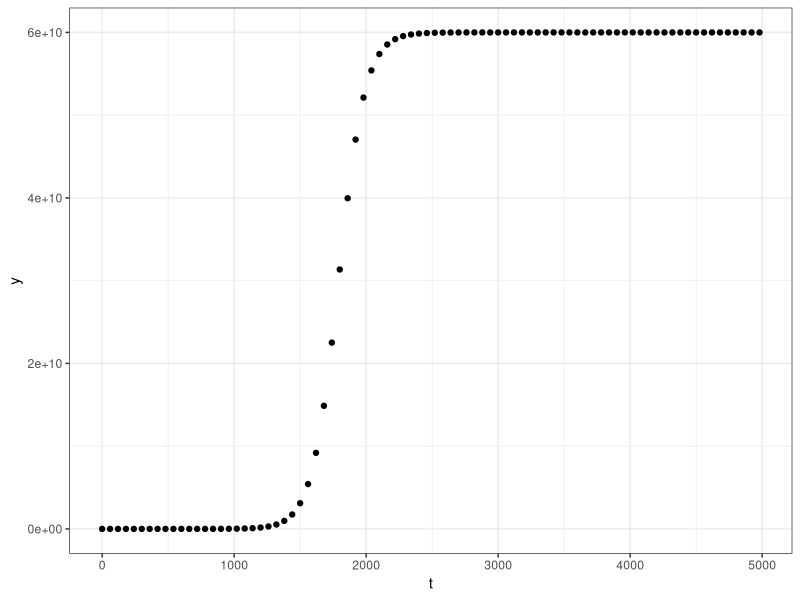
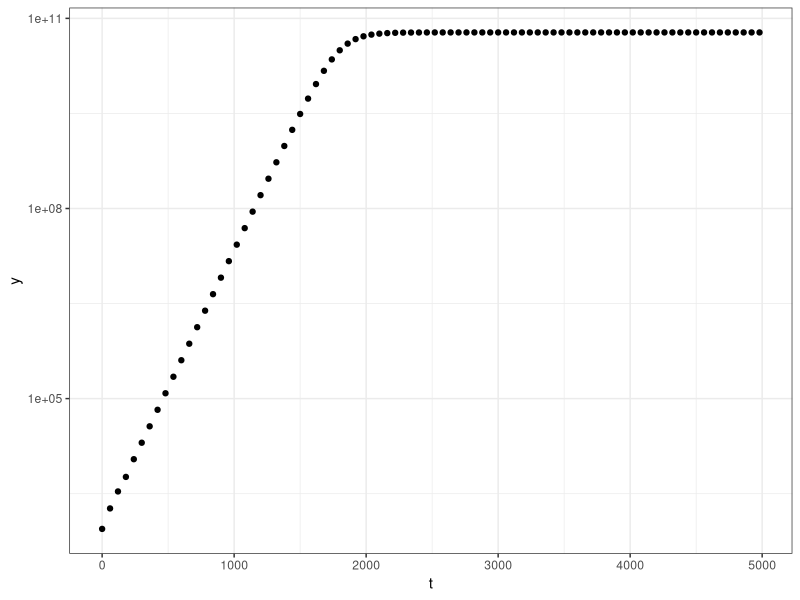

These charts were generated, in order, by the following R code:
#Script to plot the logistic growth data

growth_data <- read.csv("experiment.csv")

install.packages("ggplot2")
library(ggplot2)

ggplot(aes(t,N), data = growth_data) +
  
  geom_point() +
  
  xlab("t") +
  
  ylab("y") +
  
  theme_bw()

ggplot(aes(t,N), data = growth_data) +
  
  geom_point() +
  
  xlab("t") +
  
  ylab("y") +
  
  scale_y_continuous(trans='log10') +
  
  theme_bw()


sink(file = "package-versions.txt")
sessionInfo()
sink()
